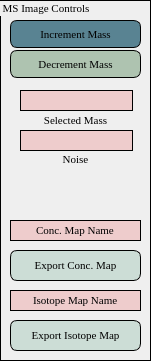
   <widget class="QGroupBox" name="uipanel1">
    <property name="geometry">
     <rect>
      <x>670</x>
      <y>70</y>
      <width>151</width>
      <height>361</height>
     </rect>
    </property>
    <property name="font">
     <font>
      <family>Times New Roman</family>
      <pointsize>8</pointsize>
      <weight>50</weight>
      <italic>false</italic>
      <bold>false</bold>
     </font>
    </property>
    <property name="styleSheet">
     <string notr="true">border: 1px solid black;</string>
    </property>
    <property name="title">
     <string>MS Image Controls</string>
    </property>
    <widget class="QPushButton" name="mass_down">
     <property name="geometry">
      <rect>
       <x>10</x>
       <y>50</y>
       <width>131</width>
       <height>28</height>
      </rect>
     </property>
     <property name="font">
      <font>
       <family>Times New Roman</family>
       <pointsize>8</pointsize>
       <weight>50</weight>
       <italic>false</italic>
       <bold>false</bold>
      </font>
     </property>
     <property name="styleSheet">
      <string notr="true">border-radius:7px;background-color: rgb(174, 195, 176);</string>
     </property>
     <property name="text">
      <string>Decrement Mass</string>
     </property>
    </widget>
    <widget class="QLineEdit" name="start">
     <property name="geometry">
      <rect>
       <x>20</x>
       <y>90</y>
       <width>113</width>
       <height>21</height>
      </rect>
     </property>
     <property name="font">
      <font>
       <family>Times New Roman</family>
       <pointsize>8</pointsize>
       <weight>50</weight>
       <italic>false</italic>
       <bold>false</bold>
      </font>
     </property>
     <property name="styleSheet">
      <string notr="true">background-color: rgb(238, 204, 204);</string>
     </property>
     <property name="alignment">
      <set>Qt::AlignCenter</set>
     </property>
    </widget>
    <widget class="QLabel" name="text3">
     <property name="geometry">
      <rect>
       <x>20</x>
       <y>110</y>
       <width>111</width>
       <height>20</height>
      </rect>
     </property>
     <property name="font">
      <font>
       <family>Times New Roman</family>
       <pointsize>8</pointsize>
       <weight>50</weight>
       <italic>false</italic>
       <bold>false</bold>
      </font>
     </property>
     <property name="styleSheet">
      <string notr="true">border: None;background: transparent</string>
     </property>
     <property name="text">
      <string>Selected Mass</string>
     </property>
     <property name="alignment">
      <set>Qt::AlignCenter</set>
     </property>
    </widget>
    <widget class="QLineEdit" name="Noise_Output_Box">
     <property name="geometry">
      <rect>
       <x>20</x>
       <y>130</y>
       <width>113</width>
       <height>21</height>
      </rect>
     </property>
     <property name="font">
      <font>
       <family>Times New Roman</family>
       <pointsize>8</pointsize>
       <weight>50</weight>
       <italic>false</italic>
       <bold>false</bold>
      </font>
     </property>
     <property name="styleSheet">
      <string notr="true">background-color: rgb(238, 204, 204);</string>
     </property>
     <property name="alignment">
      <set>Qt::AlignCenter</set>
     </property>
    </widget>
    <widget class="QLabel" name="text48">
     <property name="geometry">
      <rect>
       <x>20</x>
       <y>149</y>
       <width>111</width>
       <height>21</height>
      </rect>
     </property>
     <property name="font">
      <font>
       <family>Times New Roman</family>
       <pointsize>8</pointsize>
       <weight>50</weight>
       <italic>false</italic>
       <bold>false</bold>
      </font>
     </property>
     <property name="styleSheet">
      <string notr="true">border: None;background:transparent</string>
     </property>
     <property name="text">
      <string>Noise</string>
     </property>
     <property name="alignment">
      <set>Qt::AlignCenter</set>
     </property>
    </widget>
    <widget class="QPushButton" name="mass_up">
     <property name="geometry">
      <rect>
       <x>10</x>
       <y>20</y>
       <width>131</width>
       <height>28</height>
      </rect>
     </property>
     <property name="font">
      <font>
       <family>Times New Roman</family>
       <pointsize>8</pointsize>
       <weight>50</weight>
       <italic>false</italic>
       <bold>false</bold>
      </font>
     </property>
     <property name="styleSheet">
      <string notr="true">border-radius:7px;background-color: rgb(89, 131, 146);</string>
     </property>
     <property name="text">
      <string>Increment Mass</string>
     </property>
    </widget>
    <widget class="QLineEdit" name="exportConcMapname">
     <property name="geometry">
      <rect>
       <x>10</x>
       <y>220</y>
       <width>131</width>
       <height>21</height>
      </rect>
     </property>
     <property name="font">
      <font>
       <family>Times New Roman</family>
       <pointsize>8</pointsize>
       <weight>50</weight>
       <italic>false</italic>
       <bold>false</bold>
      </font>
     </property>
     <property name="styleSheet">
      <string notr="true">background-color: rgb(238, 204, 204);</string>
     </property>
     <property name="text">
      <string>Conc. Map Name</string>
     </property>
     <property name="alignment">
      <set>Qt::AlignCenter</set>
     </property>
    </widget>
    <widget class="QPushButton" name="exportConcMap">
     <property name="geometry">
      <rect>
       <x>10</x>
       <y>250</y>
       <width>131</width>
       <height>31</height>
      </rect>
     </property>
     <property name="font">
      <font>
       <family>Times New Roman</family>
       <pointsize>8</pointsize>
       <weight>50</weight>
       <italic>false</italic>
       <bold>false</bold>
      </font>
     </property>
     <property name="styleSheet">
      <string notr="true">border-radius:7px;background-color: rgb(204, 221, 214);</string>
     </property>
     <property name="text">
      <string>Export Conc. Map</string>
     </property>
    </widget>
    <widget class="QPushButton" name="exportIsotopeMap">
     <property name="geometry">
      <rect>
       <x>10</x>
       <y>320</y>
       <width>131</width>
       <height>31</height>
      </rect>
     </property>
     <property name="font">
      <font>
       <family>Times New Roman</family>
       <pointsize>8</pointsize>
       <weight>50</weight>
       <italic>false</italic>
       <bold>false</bold>
      </font>
     </property>
     <property name="styleSheet">
      <string notr="true">border-radius:7px;background-color: rgb(204, 221, 214);</string>
     </property>
     <property name="text">
      <string>Export Isotope Map</string>
     </property>
    </widget>
    <widget class="QLineEdit" name="exportIsotopeMapname">
     <property name="geometry">
      <rect>
       <x>10</x>
       <y>290</y>
       <width>131</width>
       <height>21</height>
      </rect>
     </property>
     <property name="font">
      <font>
       <family>Times New Roman</family>
       <pointsize>8</pointsize>
       <weight>50</weight>
       <italic>false</italic>
       <bold>false</bold>
      </font>
     </property>
     <property name="styleSheet">
      <string notr="true">background-color: rgb(238, 204, 204);</string>
     </property>
     <property name="text">
      <string>Isotope Map Name</string>
     </property>
     <property name="alignment">
      <set>Qt::AlignCenter</set>
     </property>
    </widget>
   </widget>
